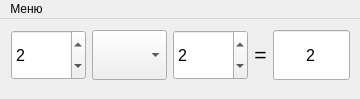
<?xml version="1.0" encoding="UTF-8"?>
<ui version="4.0">
 <class>MainWindow</class>
 <widget class="QMainWindow" name="MainWindow">
  <property name="geometry">
   <rect>
    <x>0</x>
    <y>0</y>
    <width>360</width>
    <height>99</height>
   </rect>
  </property>
  <property name="sizePolicy">
   <sizepolicy hsizetype="Fixed" vsizetype="Fixed">
    <horstretch>0</horstretch>
    <verstretch>0</verstretch>
   </sizepolicy>
  </property>
  <property name="minimumSize">
   <size>
    <width>360</width>
    <height>90</height>
   </size>
  </property>
  <property name="windowTitle">
   <string>MainWindow</string>
  </property>
  <widget class="QWidget" name="centralWidget">
   <widget class="QWidget" name="mainWidget" native="true">
    <property name="geometry">
     <rect>
      <x>0</x>
      <y>0</y>
      <width>361</width>
      <height>61</height>
     </rect>
    </property>
    <layout class="QGridLayout" name="gridLayout">
     <property name="sizeConstraint">
      <enum>QLayout::SetMinAndMaxSize</enum>
     </property>
     <item row="0" column="2">
      <widget class="QSpinBox" name="slotForSecondNumber">
       <property name="enabled">
        <bool>true</bool>
       </property>
       <property name="sizePolicy">
        <sizepolicy hsizetype="Expanding" vsizetype="Expanding">
         <horstretch>200</horstretch>
         <verstretch>200</verstretch>
        </sizepolicy>
       </property>
       <property name="minimumSize">
        <size>
         <width>75</width>
         <height>50</height>
        </size>
       </property>
       <property name="font">
        <font>
         <pointsize>12</pointsize>
        </font>
       </property>
       <property name="value">
        <number>2</number>
       </property>
      </widget>
     </item>
     <item row="0" column="0">
      <widget class="QSpinBox" name="slotForFirstNumber">
       <property name="enabled">
        <bool>true</bool>
       </property>
       <property name="sizePolicy">
        <sizepolicy hsizetype="Expanding" vsizetype="Expanding">
         <horstretch>200</horstretch>
         <verstretch>200</verstretch>
        </sizepolicy>
       </property>
       <property name="minimumSize">
        <size>
         <width>75</width>
         <height>50</height>
        </size>
       </property>
       <property name="font">
        <font>
         <pointsize>12</pointsize>
        </font>
       </property>
       <property name="suffix">
        <string/>
       </property>
       <property name="value">
        <number>2</number>
       </property>
      </widget>
     </item>
     <item row="0" column="3">
      <widget class="QLabel" name="label">
       <property name="sizePolicy">
        <sizepolicy hsizetype="Fixed" vsizetype="Fixed">
         <horstretch>75</horstretch>
         <verstretch>50</verstretch>
        </sizepolicy>
       </property>
       <property name="font">
        <font>
         <pointsize>16</pointsize>
        </font>
       </property>
       <property name="text">
        <string>=</string>
       </property>
       <property name="alignment">
        <set>Qt::AlignCenter</set>
       </property>
      </widget>
     </item>
     <item row="0" column="1">
      <widget class="QComboBox" name="operatorsBox">
       <property name="sizePolicy">
        <sizepolicy hsizetype="Expanding" vsizetype="Expanding">
         <horstretch>0</horstretch>
         <verstretch>0</verstretch>
        </sizepolicy>
       </property>
       <property name="minimumSize">
        <size>
         <width>75</width>
         <height>50</height>
        </size>
       </property>
       <property name="font">
        <font>
         <pointsize>12</pointsize>
        </font>
       </property>
       <property name="currentText">
        <string/>
       </property>
       <property name="currentIndex">
        <number>-1</number>
       </property>
      </widget>
     </item>
     <item row="0" column="5">
      <widget class="QLineEdit" name="slotForResult">
       <property name="sizePolicy">
        <sizepolicy hsizetype="Expanding" vsizetype="Expanding">
         <horstretch>0</horstretch>
         <verstretch>0</verstretch>
        </sizepolicy>
       </property>
       <property name="minimumSize">
        <size>
         <width>50</width>
         <height>50</height>
        </size>
       </property>
       <property name="font">
        <font>
         <pointsize>12</pointsize>
        </font>
       </property>
       <property name="text">
        <string>2</string>
       </property>
       <property name="alignment">
        <set>Qt::AlignCenter</set>
       </property>
       <property name="readOnly">
        <bool>true</bool>
       </property>
      </widget>
     </item>
    </layout>
   </widget>
  </widget>
  <widget class="QMenuBar" name="menuBar">
   <property name="geometry">
    <rect>
     <x>0</x>
     <y>0</y>
     <width>360</width>
     <height>26</height>
    </rect>
   </property>
   <widget class="QMenu" name="menu">
    <property name="title">
     <string>Меню</string>
    </property>
    <addaction name="exitButton"/>
   </widget>
   <addaction name="menu"/>
  </widget>
  <action name="exitButton">
   <property name="text">
    <string>Выход</string>
   </property>
  </action>
 </widget>
 <layoutdefault spacing="6" margin="11"/>
 <resources/>
 <connections/>
</ui>
